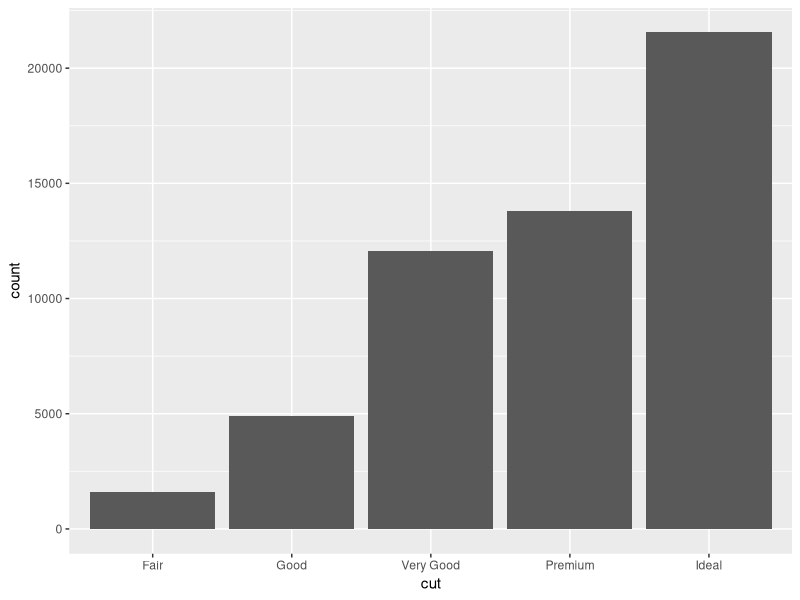
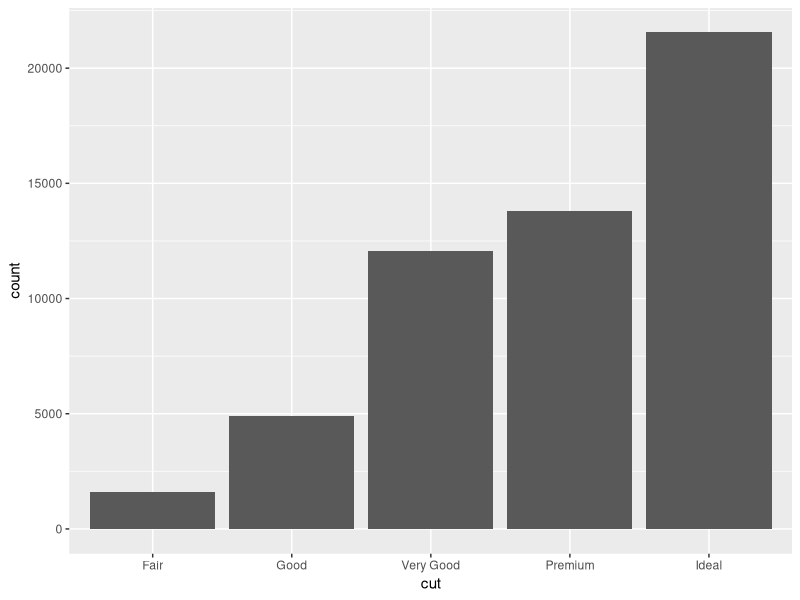
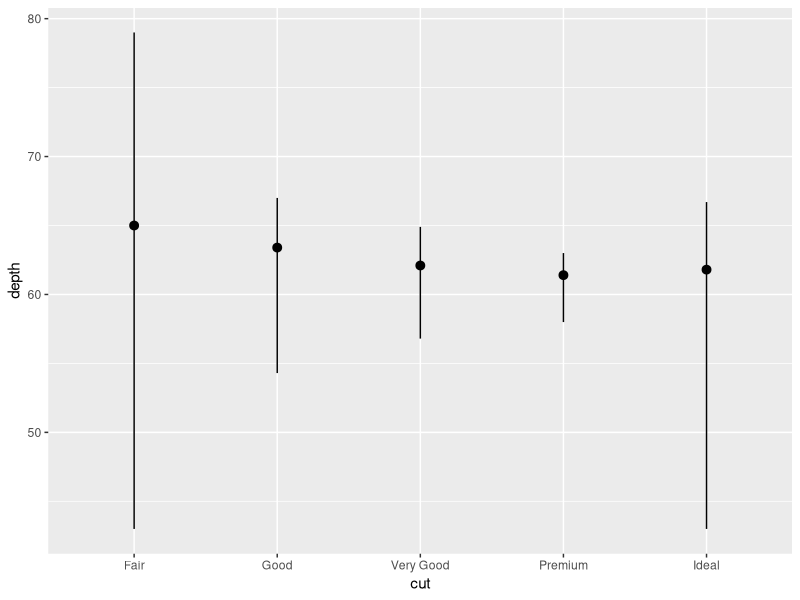
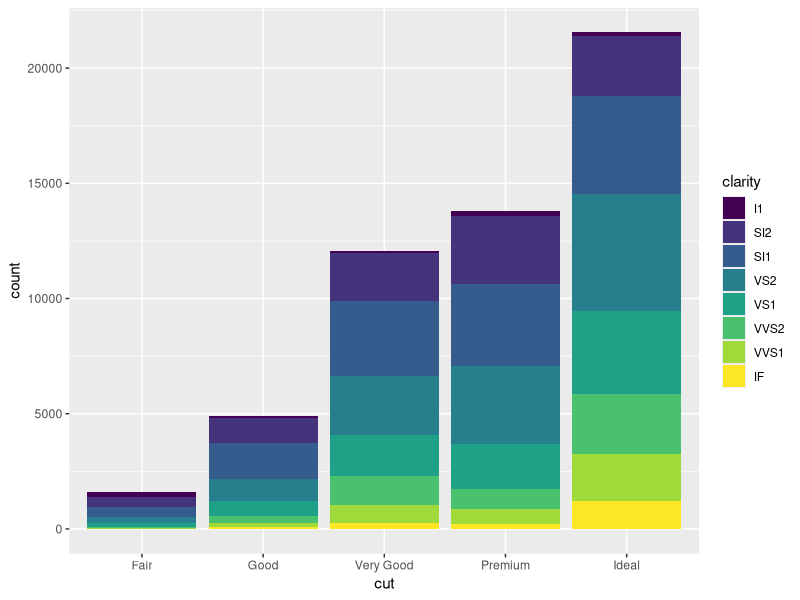
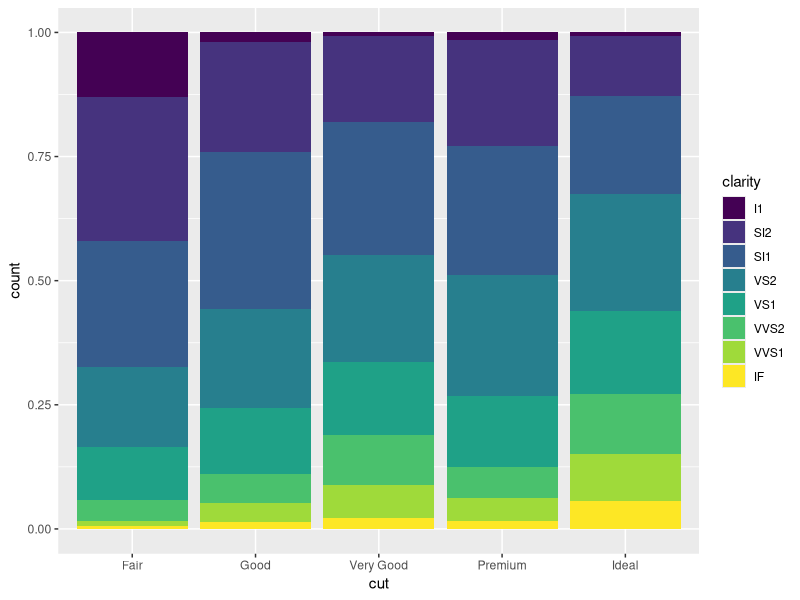
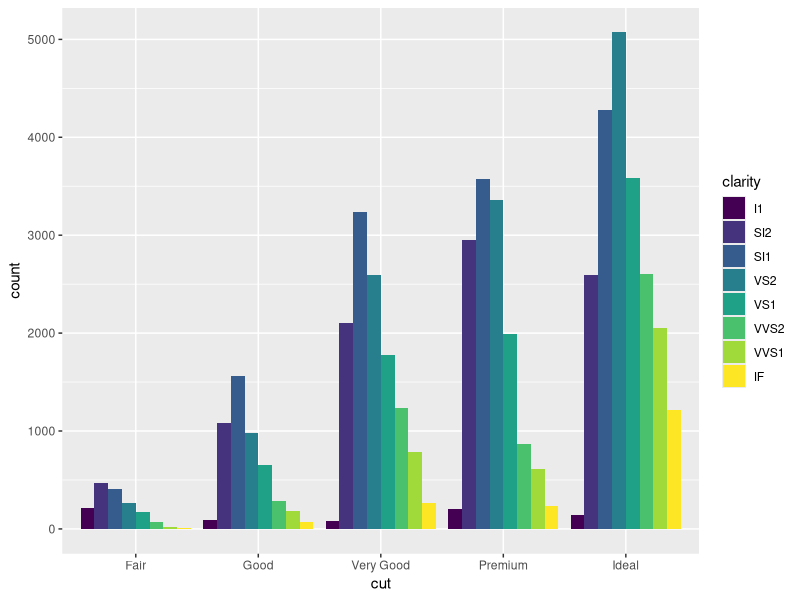
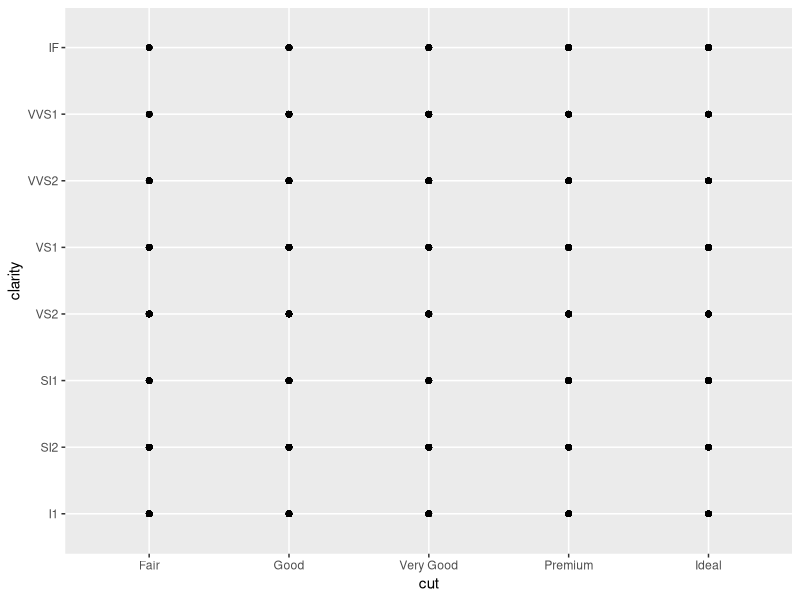
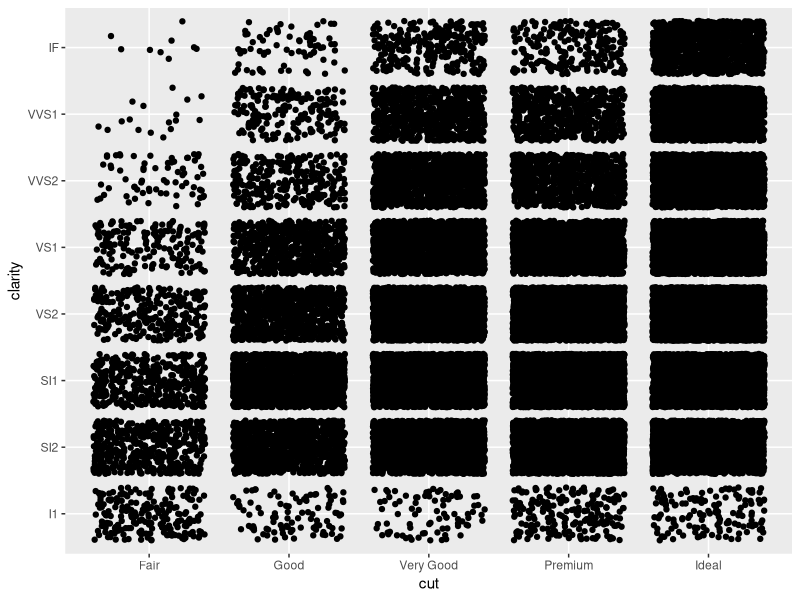

Write R code to recreate these figures, in order.
# Exercise 2: More ggplot2 Grammar

# Install and load `ggplot2`
# install.packages("ggplot2") # if needed
library("ggplot2")

# For this exercise you will again be working with the `diamonds` data set.
# Use `?diamonds` to review details about this data set
?diamonds


## Statistical Transformations

# Draw a bar chart of the diamonds data, organized by cut
# The height of each bar is based on the "count" (number) of diamonds with that cut
ggplot(data = diamonds) +
  geom_bar(mapping = aes(x = cut))

# Use the `stat_count` to apply the statistical transformation "count" to the diamonds
# by cut. You do not need a separate geometry layer!
ggplot(data = diamonds) +
  stat_count(mapping = aes(x = cut))

# Use the `stat_summary` function to draw a chart with a summary layer.
# Map the x-position to diamond `cut`, and the y-position to diamond `depth`
# Bonus: use `min` as the function ymin, `max` as the function ymax, and `median` as the function y
ggplot(data = diamonds) +
  stat_summary(mapping = aes(x = cut, y = depth),
               fun.ymin = min, fun.ymax = max, fun.y = median)


## Position Adjustments

# Draw a bar chart of diamond data organized by cut, with each bar filled by clarity.
# You should see a _stacked_ bar chart.
ggplot(data = diamonds) +
  geom_bar(mapping = aes(x = cut, fill = clarity))

# Draw the same chart again, but with each element positioned to "fill" the y axis
ggplot(data = diamonds) +
  geom_bar(mapping = aes(x = cut, fill = clarity), position = "fill")

# Draw the same chart again, but with each element positioned to "dodge" each other
ggplot(data = diamonds) +
  geom_bar(mapping = aes(x = cut, fill = clarity), position = "dodge")

# Draw a plot with point geometry with the x-position mapped to `cut` and the y-position mapped to `clarity`
# This creates a "grid" grouping the points
ggplot(data = diamonds) +
  geom_point(mapping = aes(x = cut, y = clarity))

# Use the "jitter" position adjustment to keep the points from all overlapping!
# (This works a little better with a sample of diamond data, such as from the previous exercise).
ggplot(data = diamonds) +
  geom_point(mapping = aes(x = cut, y = clarity), position = "jitter")


## Scales

# Draw a "boxplot" (with `geom_boxplot()`) for the diamond's price (y) by color (x)


# This has a lot of outliers, making it harder to read. To fix this, draw the same plot but
# with a _logarithmic_ scale for the y axis.


# For another version, draw the same plot but with `violin` geometry instead of `boxplot` geometry!
# How does the logarithmic scale change the data presentation?


# Another interesting plot: draw a plot of the diamonds price (y) by carat (x), using a heatmap of 2d bins
# (geom_bin2d)
# What happens when you make the x and y channels scale logarithmically?


# Draw a scatter plot for the diamonds  price (y) by carat (x). Color each point by the clarity
# (Remember, this will take a while. Use a sample of the diamonds for faster results)


# Change the color of the previous plot using a ColorBrewer scale of your choice. What looks nice?



## Coordinate Systems

# Draw a bar chart with x-position and fill color BOTH mapped to cut
# For best results, SET the `width` of the geometry to be 1 (fill plot, no space between)
# You can save this to a variable for easier modifications


# Draw the same chart, but with the coordinate system flipped


# Draw the same chart, but in a polar coordinate system. Now you have a Coxcomb chart!



## Facets

# Take the scatter plot of price by carat data (colored by clarity) and add _facets_ based on
# the diamond's `color`



## Saving Plots

# Use the `ggsave()` function to save one of your plots (the most recent one generated) to disk.
# Name the output file "my-plot.png".
# Make sure you've set the working directory!!
